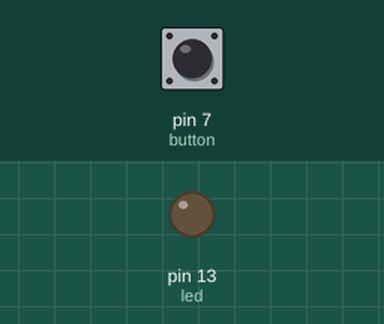
Recording of a sketch running on a simulated Arduino Uno, built with avr-gcc and run on an emulated ATmega328P. Shown: output pins drawn as LEDs (lit = HIGH). Inputs (shaded band) come from the test bench; at power-on: pin 7 (button) LOW.

Above: at 1.2 s.
1.3 s: pin 7 (button) pulled HIGH for 0.15 s
At 1.37 s:
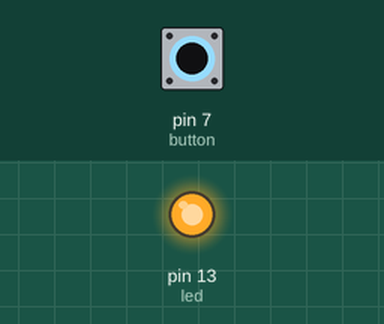
2.9 s: pin 7 (button) pulled HIGH for 3.2 s
At 7.4 s:
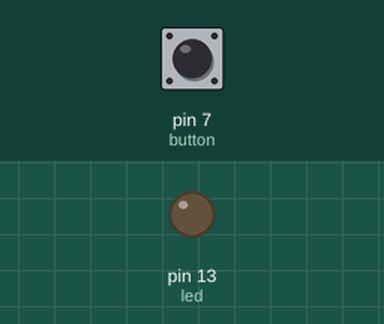
Timing chart, 0 to 8.9 s (numbered marks = the images above; inputs shaded):
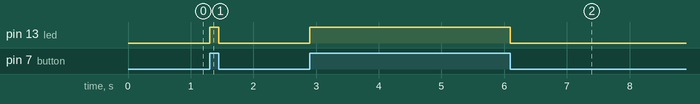

Measured:
- after the input at 1.3 s, pin 13 (led): LOW → HIGH at once, → LOW 0.15 s later
- after the input at 2.9 s, pin 13 (led): LOW → HIGH at once, → LOW 3.2 s later

The sketch:

butActivate.ino
```cpp
int led = 13;
int button = 7;
int val  = 0;

void setup() {
  // put your setup code here, to run once:
  pinMode(led, OUTPUT);
  pinMode(button, INPUT);
}

void loop() {
  // put your main code here, to run repeatedly:
  val = digitalRead(button);
  digitalWrite(led, val);
}
```
